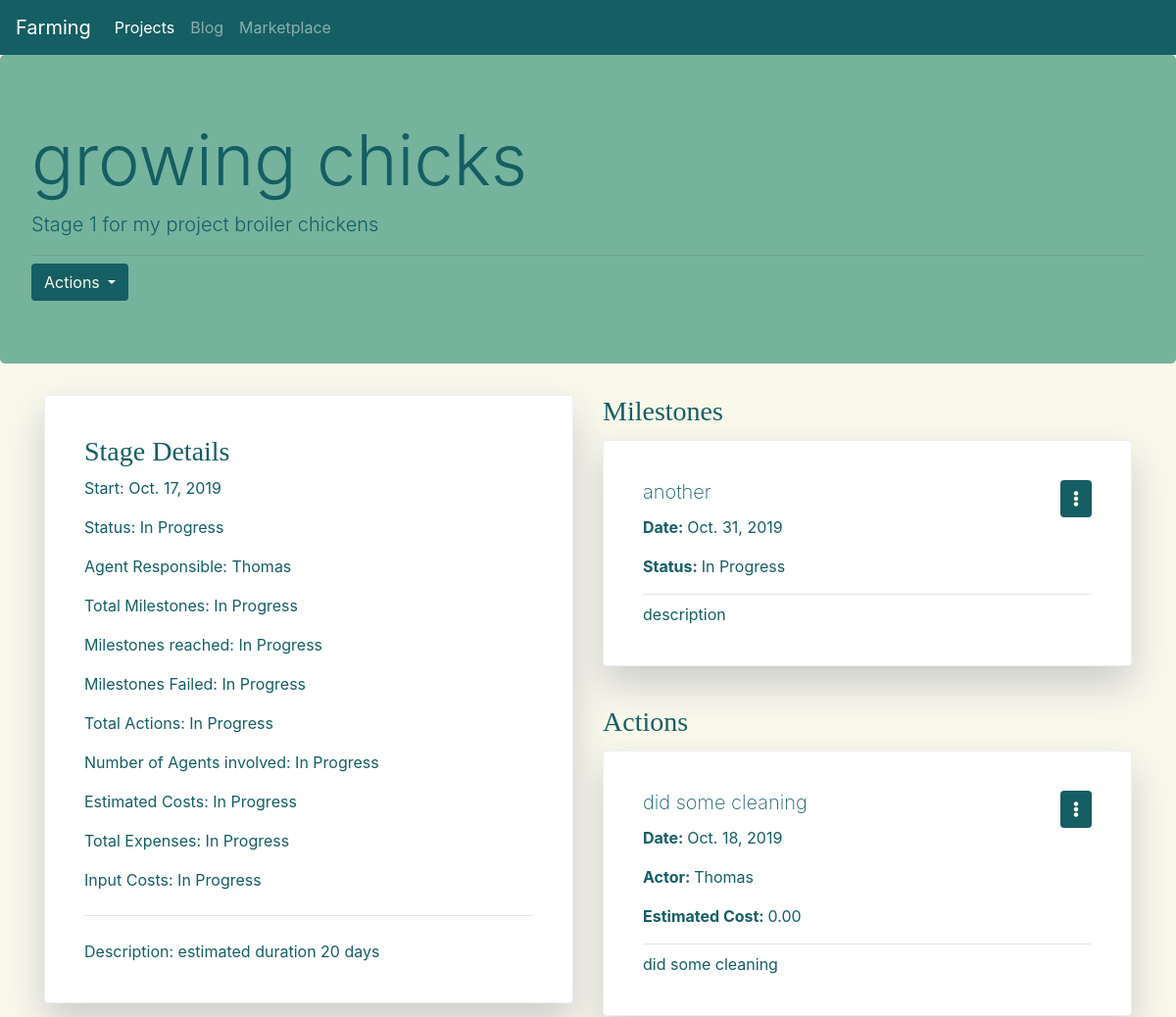
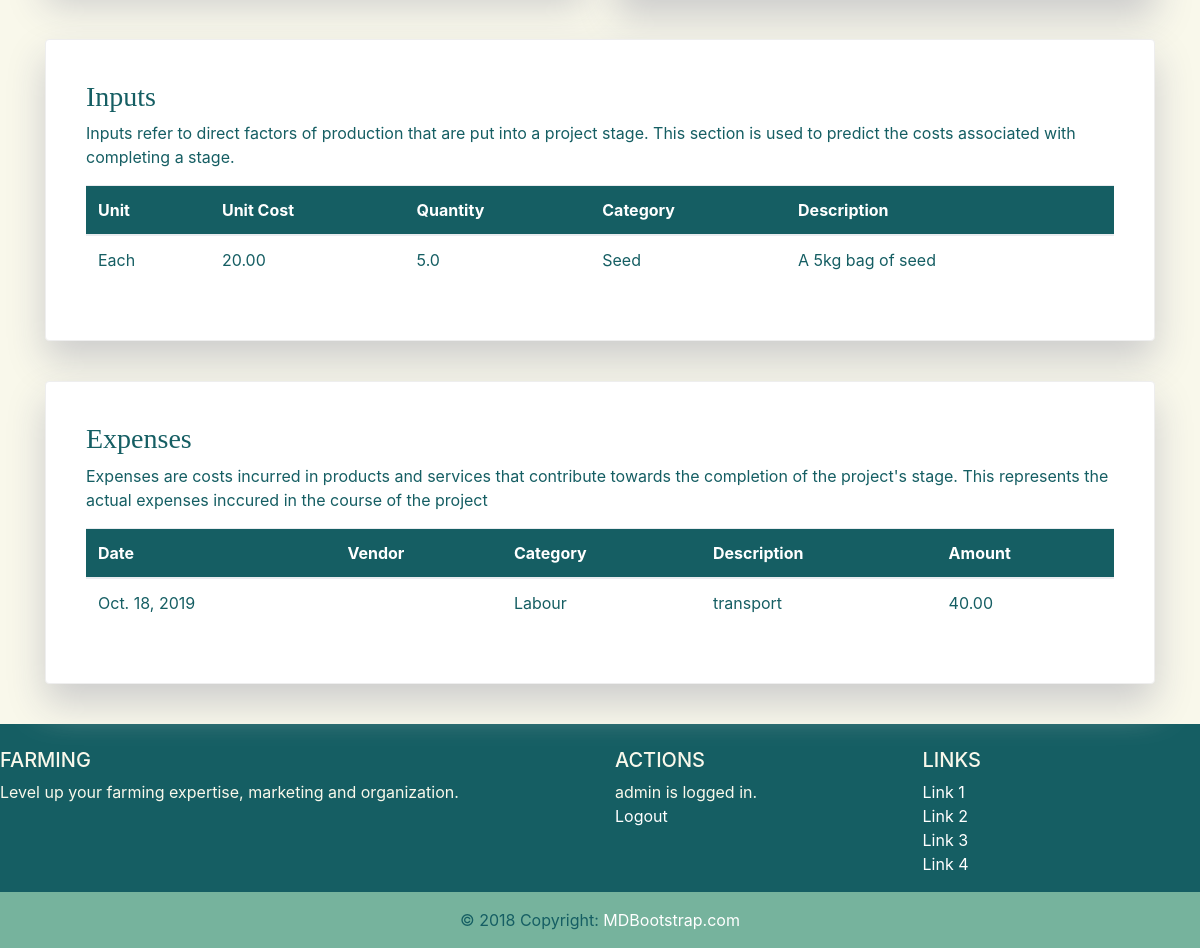
Screenshot of /projects/activity-details/1/ (signed in) with the database file from the repository (2 pictures, top to bottom).
### projects/models.py (models this page shows, shortened)
class Activity(models.Model):#process stage
    project = models.ForeignKey('projects.project', on_delete=models.CASCADE)
    name = models.CharField(max_length=255)
    description = models.TextField(blank=True)
    estimated_cost = models.DecimalField(decimal_places=2, max_digits=16)
    actual_cost = models.DecimalField(decimal_places=2, max_digits=16,
        blank=True, null=True)
    start_date = models.DateField()
    completed_date = models.DateField(null=True)
    responsible = models.ForeignKey('projects.agent', on_delete=models.CASCADE)
    @property
    def stage_num(self):
        num = 1
        for stage in self.project.activity_set.all():
            if stage.pk == self.pk:
                return num
            num += 1
        return num
    @property
    def status(self):
        if self.completed_date:
            return 'Complete'
        if datetime.date.today() < self.start_date:
            return 'Scheduled'
        return 'In Progress'

class Project(models.Model):#process
    PROJECT_TYPES = [
        (1, 'Fixed Term'),#broiler chickens,
        (2, 'Continuous')#egg layers, projects longer than 1 year
    ]
    name = models.CharField(max_length=255)
    description = models.TextField(blank=True)
    owner = models.ForeignKey('common.Profile', on_delete=models.CASCADE)
    start_date = models.DateField()
    type = models.PositiveSmallIntegerField(choices=PROJECT_TYPES)
    def __str__(self):
        return self.name

class Agent(models.Model):
    full_name = models.CharField(max_length=255)
    role = models.ForeignKey('projects.Role', on_delete=models.CASCADE)
    profile = models.ForeignKey('common.profile', on_delete=models.CASCADE,
        null=True)
    def __str__(self):
        return self.full_name

class Milestone(models.Model):
    MILESTONE_STATUS = [
        (1, 'In Progress'),
        (2, 'Achieved'),
        (3, 'Failed'),
    ]
    date = models.DateField()
    review_date = models.DateField(null=True, blank=True)
    name = models.CharField(max_length=64)
    description = models.CharField(max_length=255, blank=True, default="")
    target = models.CharField(max_length=64)
    actual = models.CharField(max_length=64, blank=True, default="")
    review_comments = models.TextField(blank=True, default="")
    status = models.PositiveSmallIntegerField(choices=MILESTONE_STATUS,
        default=1)
    activity = models.ForeignKey('projects.activity', on_delete=models.CASCADE,
        null=True)
    @property
    def status_string(self):
        return dict(self.MILESTONE_STATUS)[self.status]

class Action(models.Model):# task taken as part of an activity
    date = models.DateField()
    taken_by = models.ForeignKey('projects.agent', on_delete=models.CASCADE)
    description = models.TextField()
    estimated_cost = models.DecimalField(max_digits=16, decimal_places=2)
    activity = models.ForeignKey('projects.activity', on_delete=models.CASCADE)

class Input(models.Model):
    description = models.CharField(max_length=255)
    unit_cost =models.DecimalField(max_digits=16, decimal_places=2)
    unit = models.ForeignKey('projects.unitofmeasure', on_delete=models.CASCADE)
    quantity = models.FloatField(default=1.0)
    activity = models.ForeignKey('projects.activity', on_delete=models.CASCADE)
    category = models.ForeignKey('projects.inputcategory',
        on_delete=models.CASCADE)

class UnitOfMeasure(models.Model):
    name = models.CharField(max_length=24)
    symbol = models.CharField(max_length=6)
    description= models.CharField(max_length=255)
    def __str__(self):
        return self.name

class InputCategory(models.Model):
    name = models.CharField(max_length=24)
    description= models.CharField(max_length=255)
    def __str__(self):
        return self.name

class Expense(models.Model):
    date = models.DateField()
    amount = models.DecimalField(max_digits=16, decimal_places=2)
    description = models.CharField(max_length=255)
    vendor =models.CharField(max_length=255, blank=True, default="")
    expense_category = models.ForeignKey('projects.expensecategory',
        on_delete=models.CASCADE)
    activity = models.ForeignKey('projects.activity', on_delete=models.CASCADE)

class ExpenseCategory(models.Model):
    description = models.CharField(max_length=255)
    name = models.CharField(max_length=255)
    def __str__(self):
        return self.name

### projects/views.py (the view)
# urls.py: path('activity-details/<int:pk>/', views.ActivityDetailView.as_view(),
class ActivityDetailView(DetailView):
    template_name = os.path.join('projects', 'activity', 'detail.html')
    model = models.Activity

### projects/templates/projects/activity/detail.html (shortened to what this page needs)
{% extends 'window.html' %}
{% block content %}
<div class="jumbotron">
    <h1 class="display-3">{{object.name}}</h1>
    <p class="lead">Stage {{object.stage_num}} for my project {{object.project}}</p>
    <hr class="my-2">
    <div class="dropdown">
        <button class="btn primary dropdown-toggle" type="button" id="project-actions" data-toggle="dropdown"
            aria-haspopup="true" aria-expanded="false">
            Actions
        </button>
    </div>
</div>
<div class="container">
    <div class="row">
        <div class="col-sm-6">
            <div class="card shadow">
                <div class="card-body">
                    <h3 style='font-family:serif;'>Stage Details</h3>
                    <p class="card-text">Start: {{object.start_date}}</p>
                    <p class="card-text">Status: {{object.status}}</p>
                    <p class="card-text">Agent Responsible: {{object.responsible}}</p>
                    <p class="card-text">Total Milestones: {{object.status}}</p>
                    <p class="card-text">Milestones reached: {{object.status}}</p>
                    <p class="card-text">Milestones Failed: {{object.status}}</p>
                    <p class="card-text">Total Actions: {{object.status}}</p>
                    <p class="card-text">Number of Agents involved: {{object.status}}</p>
                    <p class="card-text">Estimated Costs: {{object.status}}</p>
                    <p class="card-text">Total Expenses: {{object.status}}</p>
                    <p class="card-text">Input Costs: {{object.status}}</p>
                    <hr class="my-4">
                    <p class="card-text">Description: {{object.description}}</p>
                </div>
            </div>
        </div>
        <div class="col-sm-6">
            <h3 class="card-title" style='font-family:serif;'>Milestones</h3>
            {% for milestone in object.milestone_set.all %}
            {% include 'projects/milestone/card.html' %}
            {% endfor %}
            <h3 class="card-title" style='font-family:serif;'>Actions</h3>
            {% for action in object.action_set.all %}
            {% include 'projects/action/card.html' %}
            {% endfor %}
        </div>
    </div>
    <div class="row">
        <div class="col-sm-12">
            <div class="card shadow">
                <div class="card-body">
                    <h3 id='inputs' style='font-family:serif;'>Inputs</h3>
                    <p class="card-text">
                        Inputs refer to direct factors of production that are put into a project stage. This section is
                        used to predict the costs associated with completing a stage.
                    </p>
                    <table class="table">
                        <thead>
                            <tr class="primary text-white">
                                <th>Unit</th>
                                <th>Unit Cost</th>
                                <th>Quantity</th>
                                <th>Category</th>
                                <th style='min-width:30%;'>Description</th>
                            </tr>
                        </thead>
                        <tbody>
                            {% for input in object.input_set.all %}
                            <tr>
                                <td>{{input.unit}}</td>
                                <td>{{input.unit_cost}}</td>
                                <td>{{input.quantity}}</td>
                                <td>{{input.category}}</td>
                                <td>{{input.description | truncatechars:50}}</td>
                            </tr>
                            {% endfor %}
                        </tbody>
                    </table>
                </div>
            </div>
        </div>
    </div>
    <div class="row">
        <div class="col-sm-12">
            <div class="card shadow">
                <div class="card-body">
                    <h3 id='expenses' style='font-family:serif;'>Expenses</h3>
                    <p class="card-text">Expenses are costs incurred in products and services that contribute towards
                        the completion of the project's stage. This represents the actual expenses inccured in the
                        course of the project</p>
                    <table class="table">
                        <thead>
                            <tr class="primary text-white">
                                <th>Date</th>
                                <th>Vendor</th>
                                <th>Category</th>
                                <th>Description</th>
                                <th>Amount</th>
                            </tr>
                        </thead>
                        <tbody>
                            {% for exp in object.expense_set.all %}
                            <tr>
                                <td>{{exp.date}}</td>
                                <td>{{exp.vendor}}</td>
                                <td>{{exp.expense_category}}</td>
                                <td>{{exp.description}}</td>
                                <td>{{exp.amount}}</td>
                            </tr>
                            {% endfor %}
                        </tbody>
                    </table>
                </div>
            </div>
        </div>
    </div>
</div>
{% endblock content %}

### common/templates/window.html (shortened to what this page needs)
{% extends "base.html" %}
{% block window %}
{% include 'nav.html' %}
{% block content %}
{% endblock content %}
{% include 'footer.html' %}
{% endblock %}

### common/templates/base.html (shortened to what this page needs)
{% load static %}
<!DOCTYPE html>
<html>
<head>
    <link rel="stylesheet" href="{% static 'common/js/jquery-ui-1.12.1.custom/jquery-ui.theme.css' %}">
    <link rel="stylesheet" href="{% static 'common/js/jquery-ui-1.12.1.custom/jquery-ui.structure.css' %}">
    <link rel="stylesheet" type="text/css" media="screen" href="{% static 'common/css/bootstrap/css/bootstrap.min.css' %}" />
    <link rel="stylesheet" type="text/css"
        href="{% static 'common/assets/css/all.min.css' %}" />
    <link rel="stylesheet" type="text/css"
        href="{% static 'common/css/hover-min.css' %}" />
    <link rel="stylesheet" type="text/css"
        href="{% static 'common/css/animate.css' %}" />
    <link rel="stylesheet" type="text/css"
        href="{% static 'common/css/agriculture.css' %}" />
</head>
<body class='tertiary' >
    {% block window %}{% endblock %}
</body>
</html>

### common/templates/nav.html (shortened to what this page needs)
<nav class="navbar navbar-expand-sm navbar-dark primary">
    <a class="navbar-brand" href="/home/">Farming</a>
    <div class="collapse navbar-collapse" id="collapsibleNavId">
        <ul class="navbar-nav mr-auto mt-2 mt-lg-0">
            <li class="nav-item active">
                <a class="nav-link" href="{% url 'projects:dashboard' %}">Projects <span class="sr-only">(current)</span></a>
            </li>
            <li class="nav-item">
                <a class="nav-link" href="#">Blog</a>
            </li>
            <li class="nav-item">
                <a class="nav-link" href="#">Marketplace</a>
            </li>
        </ul>
    </div>
</nav>

### projects/templates/projects/milestone/card.html
<div class="card shadow">
    <div class="card-body">
        <h5 class="card-title">{{milestone.name}}  <span style='float:right' ><a class='btn primary' href="{% url 'projects:milestone-details' pk=milestone.pk %}"> <i class="fa fa-ellipsis-v" aria-hidden="true"></i> </a></span></h5>
        <p class="card-text"><strong>Date: </strong>{{milestone.date}}</p>
        <p class="card-text"><strong>Status: </strong>{{milestone.status_string}}</p>
        <hr class="my-2">
        <p class="card-text">{{milestone.description}}</p>
    </div>
</div>

### projects/templates/projects/action/card.html
<div class="card shadow">
    <div class="card-body">
        <h5 class="card-title">{{action.description | truncatechars:50}}<span style='float:right' ><a class='btn primary' href="{% url 'projects:milestone-details' pk=action.pk %}"> <i class="fa fa-ellipsis-v" aria-hidden="true"></i> </a></span></h5>
        <p class="card-text"><strong>Date: </strong>{{action.date}}</p>
        <p class="card-text"><strong>Actor: </strong>{{action.taken_by}}</p>
        <p class="card-text"><strong>Estimated Cost: </strong>{{action.estimated_cost}}</p>
        <hr class="my-2">
        <p class="card-text">{{action.description}}</p>
    </div>
</div>

### common/templates/footer.html (shortened to what this page needs)
<footer class="page-footer font-small primary pt-4" >
  <div class="container-fluid text-center text-md-left">
    <div class="row">
      <div class="col-md-6 mt-md-0 mt-3">
        <h5 class="text-uppercase">Farming</h5>
        <p>Level up your farming expertise, marketing and organization.</p>
      </div>
      <div class="col-md-3 mb-md-0 mb-3">
        <h5 class="text-uppercase">Actions</h5>
        <ul class="list-unstyled">
          <li>
            {{request.user}} is logged in.
          </li>
          <li>
            <a href="/login/">Logout</a>
          </li>
        </ul>
      </div>
      <div class="col-md-3 mb-md-0 mb-3">
        <h5 class="text-uppercase">Links</h5>
        <ul class="list-unstyled">
          <li>
            <a href="#!">Link 1</a>
          </li>
          <li>
            <a href="#!">Link 2</a>
          </li>
          <li>
            <a href="#!">Link 3</a>
          </li>
          <li>
            <a href="#!">Link 4</a>
          </li>
        </ul>
      </div>
    </div>
  </div>
  <div class="footer-copyright text-center secondary py-3">© 2018 Copyright:
    <a href="https://mdbootstrap.com/education/bootstrap/"> MDBootstrap.com</a>
  </div>
</footer>

### common/static/common/css/agriculture.css (style rules this page uses)
.shadow { border: 1px solid #eee; padding: 20px ; box-shadow: 0px 19px 38px #ccc; margin-bottom: 40px; }
.card h4, .card h5 { font-weight: 250; }
.primary { background-color: #155e63; color: #f9f8eb; }
.secondary { background-color: #76b39d; color: #155e63; }
.tertiary { background-color: #f9f8eb; color: #155e63; }
.jumbotron { background-color: #76b39d; color: #155e63; }
footer.primary a { text-decoration: none; color: white; }

### rows the page displays
Activity: name "growing chicks", stage_num "1", project "broiler chickens", start_date "Oct. 17, 2019", status "In Progress", responsible "Thomas", description "estimated duration 20 days"
Milestone: name "another", date "Oct. 31, 2019", status_string "In Progress", description "description"
Action: description "did some cleaning", date "Oct. 18, 2019", taken_by "Thomas", estimated_cost "0.00"
Input: unit "Each", unit_cost "20.00", quantity "5.0", category "Seed", description "A 5kg bag of seed"
Expense: date "Oct. 18, 2019", expense_category "Labour", description "transport", amount "40.00"

### other values shown
{{ request.user }} "admin"
